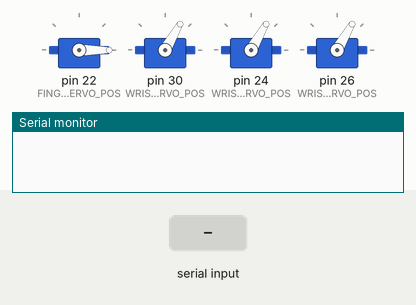
Recording of a sketch running on a simulated Arduino Mega 2560, built with avr-gcc and run on an emulated ATmega2560. Shown: 4 × servo, the last lines printed to the serial monitor. The test bench sets the inputs (shaded band).

Above: at 5.4 s.
5.5 s: "f90\n" received over Serial
At 6.7 s:
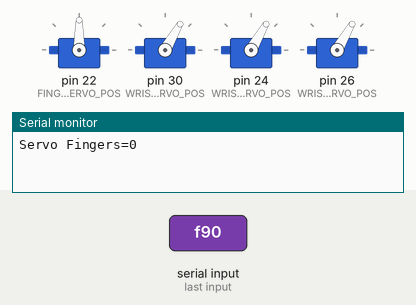
7.4 s: "a90\n" received over Serial
At 8.9 s:
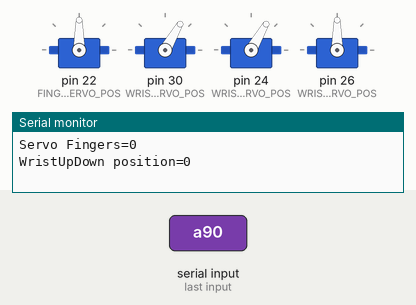
9.2 s: "w90\n" received over Serial
At 10.4 s:
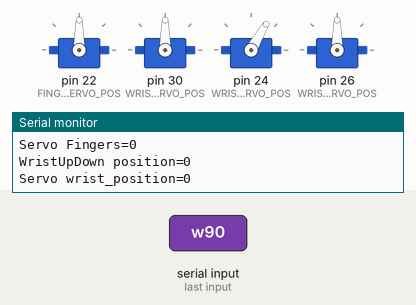
10.8 s: "c,45\n" received over Serial
At 11.1 s:
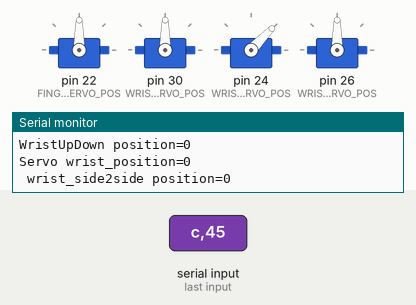
12.3 s: "f,45\n" received over Serial
At 13.0 s:
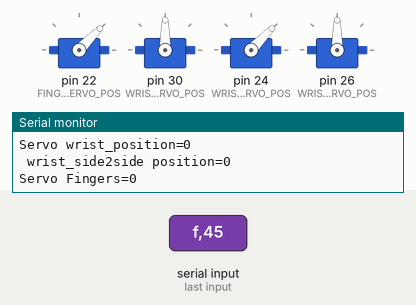
14.0 s: "a,45\n" received over Serial
At 15.6 s:
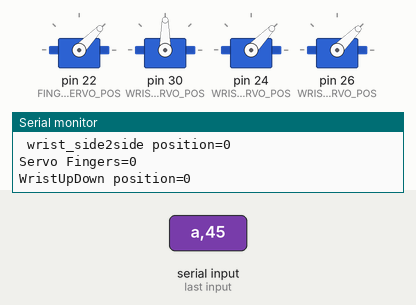
Timing chart, 0 to 16.9 s (numbered marks = the images above; inputs shaded):
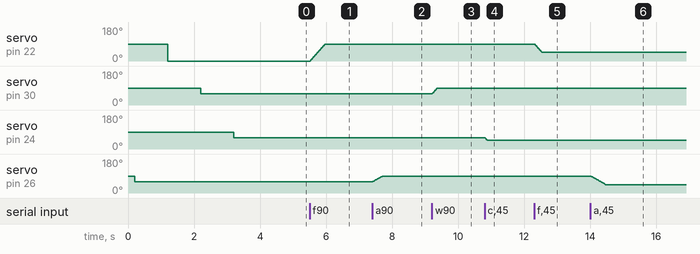

Measured:
- after the input at 5.5 s, servo on pin 22 (FINGER_SERVO_POS): moves from 0° to 90° over 0.44 s, starting at once
- after the input at 7.4 s, servo on pin 26 (WRISTUPDOWN_SERVO_POS): moves from 60° to 90° over 0.30 s, starting at once
- after the input at 9.2 s, servo on pin 30 (WRISTROTATION_SERVO_POS): 60° → 90° at once
- after the input at 10.8 s, servo on pin 24 (WRISTS2S_SERVO_POS): 60° → 46° at once
- after the input at 12.3 s, servo on pin 22 (FINGER_SERVO_POS): moves from 90° to 46° over 0.21 s, starting at once
- after the input at 14.0 s, servo on pin 26 (WRISTUPDOWN_SERVO_POS): moves from 90° to 45° over 0.44 s, starting at once

The sketch:

ArmServo_calibrator.ino
```cpp
/*Author : Saroj */

/* Program was design to controll 3 servos
and using serial instructions by sending first
a character followed by a number.
The leter inidicates the uniques servo and the
number the command to be sent*/

#include <Servo.h>  // arduino servo library
#define spoon_delay                 10      // delay for spoon stepsc
#define  FINGER_SERVO_POS           22      //'F'
#define  WRISTS2S_SERVO_POS         24      //'C'
#define  WRISTUPDOWN_SERVO_POS      26      //'A'
#define  WRISTROTATION_SERVO_POS    30      //'W' rc=

#define INIT_FINGERS 0
#define INIT_WRIST_UD 60
#define INIT_WRIST_SIDE2SIDE 60
#define INIT_WRIST_ROTATE 60

//#define Silent    // use for debug only
// instatiate a servos
Servo fingers;
Servo wristRotation;
Servo wristSide2Side;
Servo wristUpDown;

int presentFState;
int presentAState;
int presentCState;
int presentWState;

void setup() {
  // initialize serial communication at 9600 baudrate
  Serial.begin(9600);

    fingers.attach(FINGER_SERVO_POS);
    wristRotation.attach(WRISTROTATION_SERVO_POS);
    wristSide2Side.attach(WRISTS2S_SERVO_POS);
    wristUpDown.attach(WRISTUPDOWN_SERVO_POS);


    delay (200);

    //Initialization
    wristUpDown.write(INIT_WRIST_UD);

     delay(1000);
    fingers.write(INIT_FINGERS);       // Finger Motor range: 90 (close) to 180 (open)
    delay(1000);
    wristRotation.write(INIT_WRIST_ROTATE);         // Wrist Motor range: 15 (out) to 180 (in)   and 145 is neutral
     delay(1000);
    wristSide2Side.write(INIT_WRIST_SIDE2SIDE);        // Carpel Motor range : 0 (in) t0 90 (out)
     delay(1000);


     presentFState = INIT_FINGERS;
     presentAState = INIT_WRIST_UD;
     presentCState = INIT_WRIST_SIDE2SIDE;
     presentWState = INIT_WRIST_ROTATE;

}

void loop() {

  int pos, spoon_pos; // variables to be used to send commands

  int currentServoPosition;               // This keeps the information of servo position
  int lastServoPosition;                  // Last Servo position

  // check serial buffer has something
  if (Serial.available() > 0) {
    // read first byte on serial and store it f= 90

    int inByte = Serial.read();

    // check if it is one the defined cases
    switch (inByte) {

    //=======================================================================
    case 'f':
        // Valid case, wait for an int and store it in pos
        spoon_pos = Serial.parseInt();

        // provides feedback for debuf if needed
        #ifndef Silent
        Serial.print("Servo Fingers=");
        Serial.println(pos);
        #endif /* Silent */
            // only two aceptables values for spoon 180 and 0
      if (spoon_pos<=presentFState)
      {
        // loop from 0-90 using steps of 2 has a defined delay
        for (int i=presentFState; i>=spoon_pos; i=i-2)
        {
          fingers.write(i);
         delay(spoon_delay);
        }
        presentFState = spoon_pos;
      }
       else if( spoon_pos>=presentFState){
        // loop from 90 back to 0 with steps of 2 has a defined delay
         for (int i=presentFState; i <=spoon_pos; i=i+2)
        {
          fingers.write(i);
         delay(spoon_delay);
        }
        presentFState = spoon_pos;
       }

       else
         fingers.write(spoon_pos);
      break;
      //====================================================================
    case 'a':
        // Valid case, wait for an int and store it in pos
       spoon_pos = Serial.parseInt();

        // provides feedback for debuf if needed
        #ifndef Silent
        Serial.print("WristUpDown position=");
        Serial.println(pos);
        #endif /* Silent */
            // only two aceptables values for spoon 180 and 0
      if ( spoon_pos <=presentAState)
      {
        // loop from 0-90 using steps of 2 has a defined delay
        for (int i=presentAState; i>=spoon_pos; i=i-1)
        {
          wristUpDown.write(i);
         delay(spoon_delay);
        }
        presentAState = spoon_pos;
      }
       else if( spoon_pos >=presentAState){
        // loop from 90 back to 0 with steps of 2 has a defined delay
         for (int i=presentAState; i <= spoon_pos; i=i+1)
        {
          wristUpDown.write(i);
         delay(spoon_delay);
        }
        presentAState = spoon_pos;
       }
      break;
      //=====================================================================
    case 'w':
        spoon_pos = Serial.parseInt();

        #ifndef Silent
        Serial.print("Servo wrist_position=");
        Serial.println(pos);
        #endif /* Silent */
            // only two aceptables values for spoon 180 and 0
      if (spoon_pos <=presentWState)
      {
        // loop from 0-90 using steps of 2 has a defined delay
        for (int i=presentWState; i>=spoon_pos; i=i-2)
        {
          wristRotation.write(i);
         delay(spoon_delay);
        }
       presentWState = spoon_pos;
      }
       else if( spoon_pos >=presentWState){
        // loop from 90 back to 0 with steps of 2 has a defined delay
         for (int i=presentWState; i <=spoon_pos; i=i+2)
        {
          wristRotation.write(i);
         delay(spoon_delay);
        }
        presentWState = spoon_pos;
       }
      break;
      //=====================================================================

    case 'c':
        spoon_pos = Serial.parseInt();

        #ifndef Silent
        Serial.print(" wrist_side2side position=");
        Serial.println(pos);
        #endif /* Silent */


      // only two aceptables values for spoon 90 and 0
      if ( spoon_pos <=presentCState)
      {
        // loop from 0-90 using steps of 2 has a defined delay
        for (int i=presentCState; i>=spoon_pos; i=i-2)
        {
          wristSide2Side.write(i);
         delay(spoon_delay);
        }
       presentCState = spoon_pos;
      }
       else if( spoon_pos >=presentCState){
        // loop from 90 back to 0 with steps of 2 has a defined delay
         for (int i=presentCState; i <=spoon_pos; i=i+2)
        {
         wristSide2Side.write(i);
         delay(spoon_delay);
        }
        presentCState = spoon_pos;
       }
      break;
//================================================================================
   // if no case define it doesn't do anything
    default:
      break;

  }/* end switch*/
  }/* end if */
  }/* end while */
```
